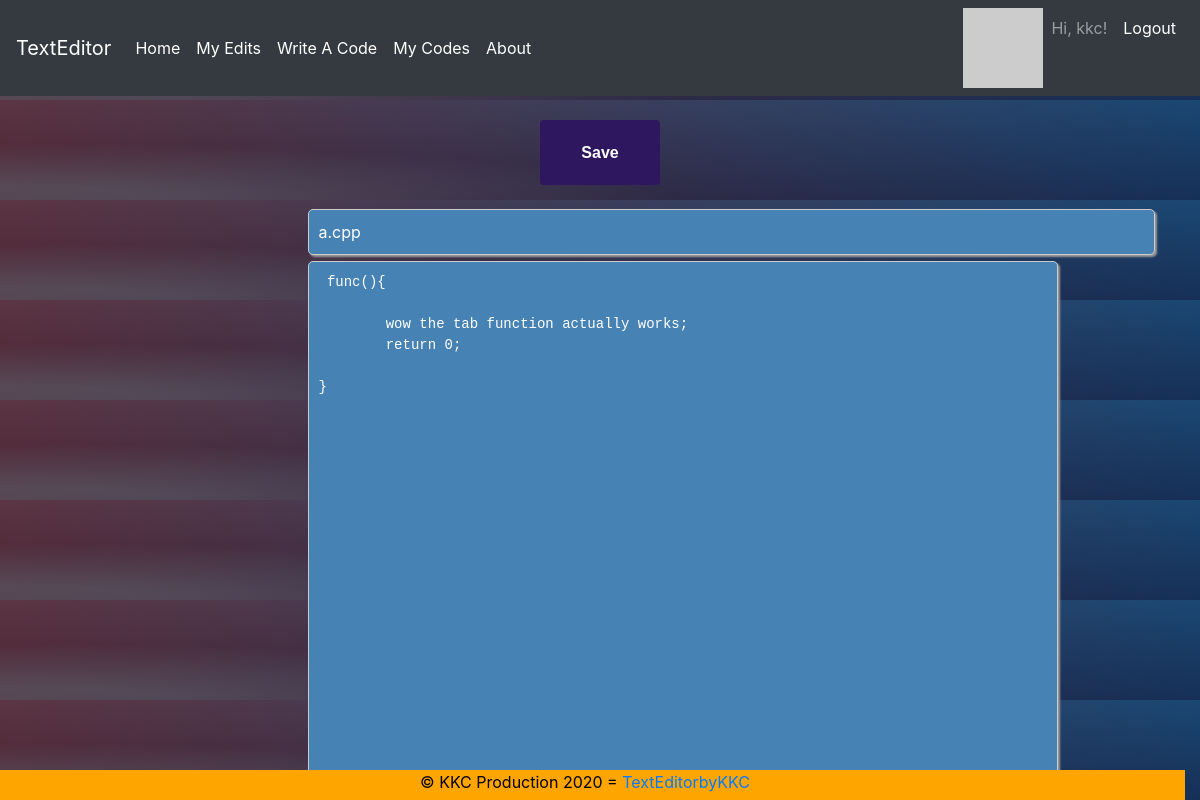
The page /codingtab (signed in) on the database its author committed.
### app/models.py (models this page shows, shortened)
class User(UserMixin, db.Model):
    id = db.Column(db.Integer, primary_key=True)
    username = db.Column(db.String(64), index=True, unique=True)
    email = db.Column(db.String(120), index=True, unique=True)
    password_hash = db.Column(db.String(128))
    posts = db.relationship('EditorData', backref='author', lazy='dynamic')
    codes = db.relationship('CodeData', backref='author', lazy='dynamic')
    def avatar(self, size):
        digest = md5(self.email.lower().encode('utf-8')).hexdigest()
        return 'https://www.gravatar.com/avatar/{}?d=identicon&s={}'.format(
            digest, size)

class CodeData(db.Model):
    id = db.Column(db.Integer, primary_key=True)
    name = db.Column(db.Text)
    code = db.Column(db.Text)
    user_id = db.Column (db.Integer, db.ForeignKey('user.id'))

### app/routes.py (the view, shortened to what this page needs)
@app.route('/codingtab', methods=['GET','POST'])
@login_required
def codeit():
    code = CodeData.query.order_by(CodeData.id.desc()).filter_by(author=current_user).first()
    flag=-1
    if code is not None:
        flag=0
    if code is None:
        flag=-1
        return render_template('codingtab.html', title='Type a Code', flag=flag)
    return render_template('codingtab.html', title='Type a Code', code=code, flag=flag)

### app/models.py (called while the page is built)
@login.user_loader
def load_user(id):
    return User.query.get(int(id))

### app/templates/codingtab.html (shortened to what this page needs)
{% extends "base.html" %}
{% block content %}
<div class="row">
    <div class="col-lg-3 col-md-4 col-sm-6" >
    </div>
<div class="col-lg-6 col-md-8 col-sm-12" >
    <form method="POST">
      <Center><input type="submit" value="Save"  class="btn --animated" ></Center>
    {% if flag == -1 %}
    <center > <textarea id="name" name="name" placeholder="First Text File.txt" style="resize: none;" rows="1" cols="79"  ></textarea>
    <code>
     <textarea id="textpad" name="textpad" style="width:750px;height:600px;display:block;" placeholder="First Code" ></textarea>
    </code>
    {% else %}
      <textarea id="name" name="name" style="resize: none;" rows="1" cols="79" >{{ code.name }}</textarea>
    <code>
        <textarea id="textpad" name="textpad" style="width:750px;height:600px;display:block;"  > {{ code.code }}</textarea>
    </code>
       {% endif %}
    </form>
    </div>
{% endblock %}

### app/templates/base.html (shortened to what this page needs)
<!DOCTYPE html>
<html lang="en">
<head>
    <link rel="stylesheet" href="https://stackpath.bootstrapcdn.com/bootstrap/4.1.3/css/bootstrap.min.css">
</head>
<body>
  <div class="fixed-top">
  <nav class="navbar navbar-expand-md navbar-dark bg-dark justify-content-end">
    <a class="navbar-brand" href="{{url_for('index')}}">TextEditor</a>
    <div class="collapse navbar-collapse" id="navbarSupportedContent">
      <ul class="navbar-nav ">
        <li class="nav-item active">
          <a class="nav-link" href="{{ url_for('index') }}">Home<span class="sr-only">(current)</span></a>
        </li>
        {% if current_user.is_anonymous %}
        <li class="nav-item active">
          <a class="nav-link" href="{{ url_for('login') }}">login</a>
        </li>
        {% else %}
        <li class="nav-item active">
          <a class="nav-link" href="/myedits">My Edits</a>
        </li>
        <li class="nav-item active">
          <a class="nav-link" href="/codingtab">Write A Code<span class="sr-only">(current)</span></a>
        </li>
        <li class="nav-item active">
          <a class="nav-link" href="/mycodes">My Codes</a>
        </li>
        <li class="nav-item active">
          <a class="nav-link" href="/about">About</a>
        </li>
      </ul>
    </div>
    <div class="collapse navbar-collapse flex-grow-0" id="navbarSupportedContent">
      <ul class="navbar-nav text-right">
      <li>
        <img src="{{ current_user.avatar(50) }}">
      </li>
      <li class="nav-item" >
        <a class="nav-link"> Hi, {{ current_user.username }}!</a></li>
        <li class="nav-item active">
           <a class="nav-link" href="{{ url_for('logout') }}">Logout</a></li>
        {% endif %}
      </ul>
    </div>
  </nav>
                {% block content %}      {% endblock %}
  </html>
<footer><center>© KKC Production 2020 =
  <a href="{{ url_for('index')}}"> TextEditorbyKKC</a> </center>
</footer>
</body>
</html>

### app/templates/base.html (style rules this page uses)
input { border: 0; color: inherit; font: inherit; margin: 0; outline: 0; padding: 0; -webkit-transition: background-color .3s; transition: background-color .3s; }
textarea { background-color:rgb(70,130,180); color: white; padding: 10px; line-height: 1.5; border-radius: 5px; border: 1px solid #ccc; box-shadow: 2px 2px 2px #999; }
body { margin-top: 100px; display: flex; color: white; background: #092756; background: -moz-radial-gradient(0% 100%, ellipse cover, rgba(104,128,138,.4) 10%,rgba(138,114,76,0) 40%),-moz-linear-gradient(top, rgba(57,173,219,.25) 0%, rgba(42,60,87,.4) 100%), -moz-linear-gradient(-45deg, #670d10 0%, #092756 100%); background: -webkit-radial-gradient(0% 100%, ellipse cover, rgba(104,128,138,.4) 10%,rgba(138,114,76,0) 40%), -webkit-linear-gradient(top, rgba(57,173,219,.25) 0%,rgba(42,60,87,.4) 100%), -webkit-linear-gradient(-45deg, #670d10 0%,#092756 100%); background: -o-radial-gradient(0% 100%, ellipse cover, rgba(104,128,138,.4) 10%,rgba(138,114,76,0) 40%), -o-linear-gradient(top, rgba(57,173,219,.25) 0%,rgba(42,60,87,.4) 100%), -o-linear-gradient(-45deg, #670d10 0%,#092756 100%); background: -ms-radial-gradient(0% 100%, ellipse cover, rgba(104,128,138,.4) 10%,rgba(138,114,76,0) 40%), -ms-linear-gradient(top, rgba(57,173,219,.25) 0%,rgba(42,60,87,.4) 100%), -ms-linear-gradient(-45deg, #670d10 0%,#092756 100%); background: -webkit-radial-gradient(0% 100%, ellipse cover, rgba(104,128,138,.4) 10%,rgba(138,114,76,0) 40%), linear-gradient(to bottom, rgba(57,173,219,.25) 0%,rgba(42,60,87,.4) 100%), linear-gradient(135deg, #670d10 0%,#092756 100%); overflow: auto; }
footer { z-index: 999; position: fixed; bottom:0; width:100%; height:30px; background:orange; color:black; }
:root { --font: 1rem/1.2 "helvetica", sans-serif; --bg-hover: linear-gradient( 135deg, #101ee7 0%, #2654e9 20%, #62d6fa 37%, #fff 50%, #fc35ca 66%, #7559ff 72%, #101ee7 100% ); --btn-color: #2e175e; }
.btn { display: table; text-align: center; color: #ffffff; text-decoration: none; position: relative; font: var(--font); font-weight: bold; padding: 22px 40px; background-color: var(--btn-color); overflow: hidden; margin: 24px; }
.--animated { transition: all 1s; }
.--animated:after { height: 100%; width: 2000px; transition: all 1s; background: var(--bg-hover); }
.--animated:before { height: 26px; width: 100%; top: -50px; z-index: 10; opacity: 0; background-color: rgba(255, 255, 255, 0.15); }
.--animated:before, a:after { position: absolute; top: 0; left: 0; z-index: 7; display: block; content: ""; }

### rows shown on the page
User: username "kkc"
CodeData: name "a.cpp", textpad "func(){ wow the tab function actually works; return 0; }"
